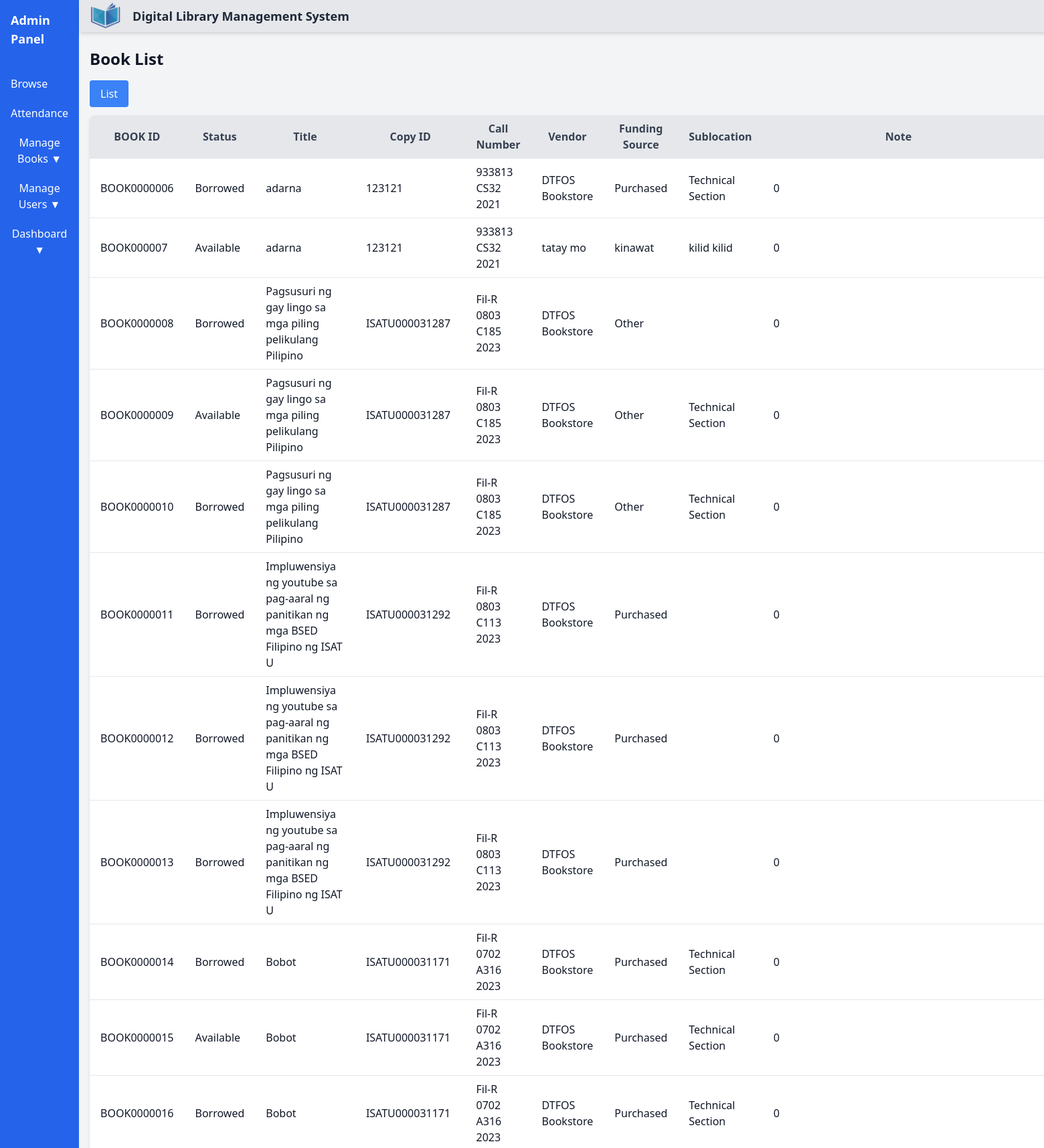
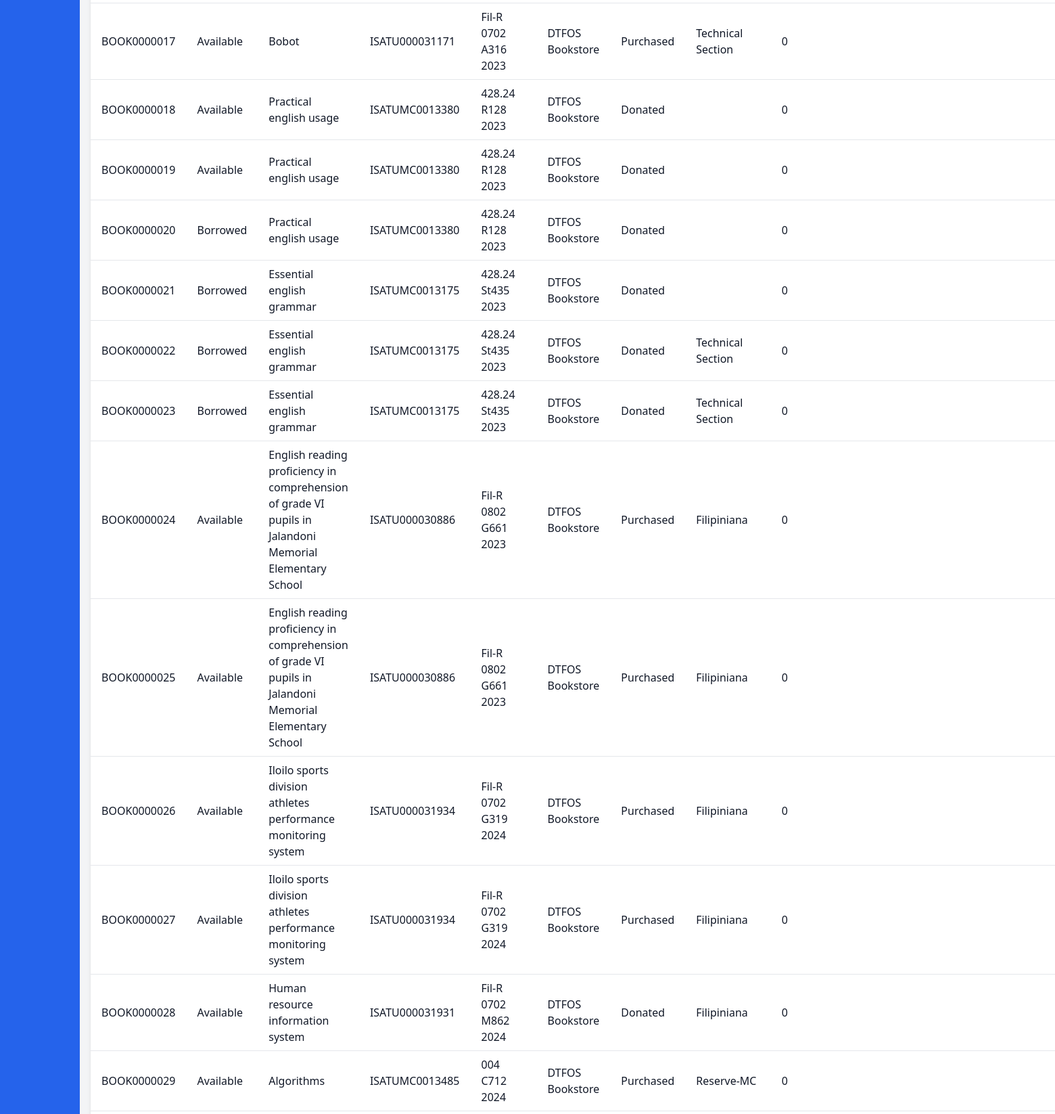
Screenshot of /dashboard/admin/BookList.php (signed in, upper part) with the database file from the repository (2 pictures, top to bottom).
### tables this page shows
CREATE TABLE `book_copies` (
  `ID` int(11) NOT NULL,
  `book_id` varchar(50) NOT NULL,
  `copy_ID` varchar(50) NOT NULL,
  `B_title` varchar(255) NOT NULL,
  `status` enum('Available','Borrowed','Reserve') DEFAULT NULL,
  `callNumber` varchar(50) DEFAULT NULL,
  `circulationType` varchar(50) DEFAULT NULL,
  `dateAcquired` date DEFAULT NULL,
  `description1` text DEFAULT NULL,
  `description2` text DEFAULT NULL,
  `description3` text DEFAULT NULL,
  `number1` int(11) DEFAULT NULL,
  `number2` int(11) DEFAULT NULL,
  `number3` int(11) DEFAULT NULL,
  `Sublocation` varchar(100) DEFAULT NULL,
  `vendor` varchar(100) DEFAULT NULL,
  `fundingSource` varchar(100) DEFAULT NULL,
  `rating` int(11) NOT NULL DEFAULT 0,
  `note` varchar(50) NOT NULL
);

### dashboard/admin/BookList.php (the view, shortened to what this page needs)
<?php
  include '../config.php';
  $book_title = isset($_GET['title']) ? $_GET['title'] : '';
  $sql = "SELECT * FROM book_copies";
  $stmt = $conn->prepare($sql);
  $stmt->execute();
  $result = $stmt->get_result();
?>
<!DOCTYPE html>
<html lang="en">
<head>
    <script src="https://cdn.tailwindcss.com"></script>
</head>
<body class="flex flex-col min-h-screen bg-gray-100 text-gray-900">
    <main class="flex flex-grow">
        <?php include 'include/sidebar.php'; ?>
        <div class="flex-grow ">
        <?php include 'include/header.php'; ?>
      <div class="container mx-auto px-4 py-6 ">
        <h2 class="text-2xl font-semibold mb-4">Book List</h2>
        <a href="ViewBook.php?title=<?php echo urlencode($book_title); ?>"
          class="inline-block bg-blue-500 text-white py-2 px-4 rounded hover:bg-blue-600 mb-3">List</a>
        <table class="min-w-full table-auto bg-white shadow-md rounded-lg overflow-hidden">
          <thead>
            <tr class="bg-gray-200 text-gray-700">
              <th class="py-2 px-4 border-b">BOOK ID</th>
              <th class="py-2 px-4 border-b">Status</th>
              <th class="py-2 px-4 border-b">Title</th>
              <th class="py-2 px-4 border-b">Copy ID</th>
              <th class="py-2 px-4 border-b">Call Number</th>
              <th class="py-2 px-4 border-b">Vendor</th>
              <th class="py-2 px-4 border-b">Funding Source</th>
              <th class="py-2 px-4 border-b">Sublocation</th>
              <th class="py-2 px-4 border-b">Note</th>
              <th class="py-2 px-4 border-b">Rating</th>
            </tr>
          </thead>
          <tbody>
            <?php
                        if ($result && $result->num_rows > 0) {
                            while ($row = $result->fetch_assoc()) {
                                echo "<tr class='border-b hover:bg-gray-50'>
                                    <td class='py-2 px-4'>" . htmlspecialchars($row['book_id']) . "</td>
                                    <td class='py-2 px-4'>" . htmlspecialchars($row['status']) . "</td>
                                    <td class='py-2 px-4'>" . htmlspecialchars($row['B_title']) . "</td>
                                    <td class='py-2 px-4'>" . htmlspecialchars($row['copy_ID']) . "</td>
                                    <td class='py-2 px-4'>" . htmlspecialchars($row['callNumber']) . "</td>
                                    <td class='py-2 px-4'>" . htmlspecialchars($row['vendor']) . "</td>
                                    <td class='py-2 px-4'>" . htmlspecialchars($row['fundingSource']) . "</td>
                                    <td class='py-2 px-4'>" . htmlspecialchars($row['Sublocation']) . "</td>
                                    <td class='py-2 px-4'>" . htmlspecialchars($row['note']) . "</td>
                                    <td class='py-2 px-4'>";
                                echo "</td>
                                    <td class='py-2 px-4'>
                                        <a href='ViewCopy.php?ID=" . urlencode($row['ID']) . "' class='bg-blue-500 text-white py-1 px-3 rounded hover:bg-blue-600'>View</a>
                                    </td>
                                </tr>";
                            }
                        } else {
                            echo "<tr><td colspan='11' class='py-2 px-4 text-center'>No books available.</td></tr>";
                        }
                        ?>
          </tbody>
        </table>
      </div>
    </main>
</body>
</html>

### rows the page displays
book_copies: book "BOOK0000006", status "Borrowed", B_title "adarna", copy_ID "123121", callNumber "933813 CS32 2021", vendor "DTFOS Bookstore", fundingSource "Purchased", Sublocation "Technical Section", note "0"
book_copies: book "BOOK000007", status "Available", B_title "adarna", copy_ID "123121", callNumber "933813 CS32 2021", vendor "tatay mo", fundingSource "kinawat", Sublocation "kilid kilid", note "0"
book_copies: book "BOOK0000008", status "Borrowed", B_title "Pagsusuri ng gay lingo sa mga piling pelikulang Pilipino", copy_ID "ISATU000031287", callNumber "Fil-R 0803 C185 2023", vendor "DTFOS Bookstore", fundingSource "Other", note "0"
book_copies: book "BOOK0000009", status "Available", B_title "Pagsusuri ng gay lingo sa mga piling pelikulang Pilipino", copy_ID "ISATU000031287", callNumber "Fil-R 0803 C185 2023", vendor "DTFOS Bookstore", fundingSource "Other", Sublocation "Technical Section", note "0"
book_copies: book "BOOK0000010", status "Borrowed", B_title "Pagsusuri ng gay lingo sa mga piling pelikulang Pilipino", copy_ID "ISATU000031287", callNumber "Fil-R 0803 C185 2023", vendor "DTFOS Bookstore", fundingSource "Other", Sublocation "Technical Section", note "0"
book_copies: book "BOOK0000011", status "Borrowed", B_title "Impluwensiya ng youtube sa pag-aaral ng panitikan ng mga BSED Filipino ng ISAT U", copy_ID "ISATU000031292", callNumber "Fil-R 0803 C113 2023", vendor "DTFOS Bookstore", fundingSource "Purchased", note "0"
book_copies: book "BOOK0000012", status "Borrowed", B_title "Impluwensiya ng youtube sa pag-aaral ng panitikan ng mga BSED Filipino ng ISAT U", copy_ID "ISATU000031292", callNumber "Fil-R 0803 C113 2023", vendor "DTFOS Bookstore", fundingSource "Purchased", note "0"
book_copies: book "BOOK0000013", status "Borrowed", B_title "Impluwensiya ng youtube sa pag-aaral ng panitikan ng mga BSED Filipino ng ISAT U", copy_ID "ISATU000031292", callNumber "Fil-R 0803 C113 2023", vendor "DTFOS Bookstore", fundingSource "Purchased", note "0"
book_copies: book "BOOK0000014", status "Borrowed", B_title "Bobot", copy_ID "ISATU000031171", callNumber "Fil-R 0702 A316 2023", vendor "DTFOS Bookstore", fundingSource "Purchased", Sublocation "Technical Section", note "0"
book_copies: book "BOOK0000015", status "Available", B_title "Bobot", copy_ID "ISATU000031171", callNumber "Fil-R 0702 A316 2023", vendor "DTFOS Bookstore", fundingSource "Purchased", Sublocation "Technical Section", note "0"
book_copies: book "BOOK0000016", status "Borrowed", B_title "Bobot", copy_ID "ISATU000031171", callNumber "Fil-R 0702 A316 2023", vendor "DTFOS Bookstore", fundingSource "Purchased", Sublocation "Technical Section", note "0"
book_copies: book "BOOK0000017", status "Available", B_title "Bobot", copy_ID "ISATU000031171", callNumber "Fil-R 0702 A316 2023", vendor "DTFOS Bookstore", fundingSource "Purchased", Sublocation "Technical Section", note "0"
book_copies: book "BOOK0000018", status "Available", B_title "Practical english usage", copy_ID "ISATUMC0013380", callNumber "428.24 R128 2023", vendor "DTFOS Bookstore", fundingSource "Donated", note "0"
book_copies: book "BOOK0000019", status "Available", B_title "Practical english usage", copy_ID "ISATUMC0013380", callNumber "428.24 R128 2023", vendor "DTFOS Bookstore", fundingSource "Donated", note "0"
book_copies: book "BOOK0000020", status "Borrowed", B_title "Practical english usage", copy_ID "ISATUMC0013380", callNumber "428.24 R128 2023", vendor "DTFOS Bookstore", fundingSource "Donated", note "0"
book_copies: book "BOOK0000021", status "Borrowed", B_title "Essential english grammar", copy_ID "ISATUMC0013175", callNumber "428.24 St435 2023", vendor "DTFOS Bookstore", fundingSource "Donated", note "0"
book_copies: book "BOOK0000022", status "Borrowed", B_title "Essential english grammar", copy_ID "ISATUMC0013175", callNumber "428.24 St435 2023", vendor "DTFOS Bookstore", fundingSource "Donated", Sublocation "Technical Section", note "0"
book_copies: book "BOOK0000023", status "Borrowed", B_title "Essential english grammar", copy_ID "ISATUMC0013175", callNumber "428.24 St435 2023", vendor "DTFOS Bookstore", fundingSource "Donated", Sublocation "Technical Section", note "0"
book_copies: book "BOOK0000024", status "Available", B_title "English reading proficiency in comprehension of grade VI pupils in Jalandoni Memorial Elementary School", copy_ID "ISATU000030886", callNumber "Fil-R 0802 G661 2023", vendor "DTFOS Bookstore", fundingSource "Purchased", Sublocation "Filipiniana", note "0"
book_copies: book "BOOK0000025", status "Available", B_title "English reading proficiency in comprehension of grade VI pupils in Jalandoni Memorial Elementary School", copy_ID "ISATU000030886", callNumber "Fil-R 0802 G661 2023", vendor "DTFOS Bookstore", fundingSource "Purchased", Sublocation "Filipiniana", note "0"
book_copies: book "BOOK0000026", status "Available", B_title "Iloilo sports division athletes performance monitoring system", copy_ID "ISATU000031934", callNumber "Fil-R 0702 G319 2024", vendor "DTFOS Bookstore", fundingSource "Purchased", Sublocation "Filipiniana", note "0"
book_copies: book "BOOK0000027", status "Available", B_title "Iloilo sports division athletes performance monitoring system", copy_ID "ISATU000031934", callNumber "Fil-R 0702 G319 2024", vendor "DTFOS Bookstore", fundingSource "Purchased", Sublocation "Filipiniana", note "0"
book_copies: book "BOOK0000028", status "Available", B_title "Human resource information system", copy_ID "ISATU000031931", callNumber "Fil-R 0702 M862 2024", vendor "DTFOS Bookstore", fundingSource "Donated", Sublocation "Filipiniana", note "0"
book_copies: book "BOOK0000029", status "Available", B_title "Algorithms", copy_ID "ISATUMC0013485", callNumber "004 C712 2024", vendor "DTFOS Bookstore", fundingSource "Purchased", Sublocation "Reserve-MC", note "0"
